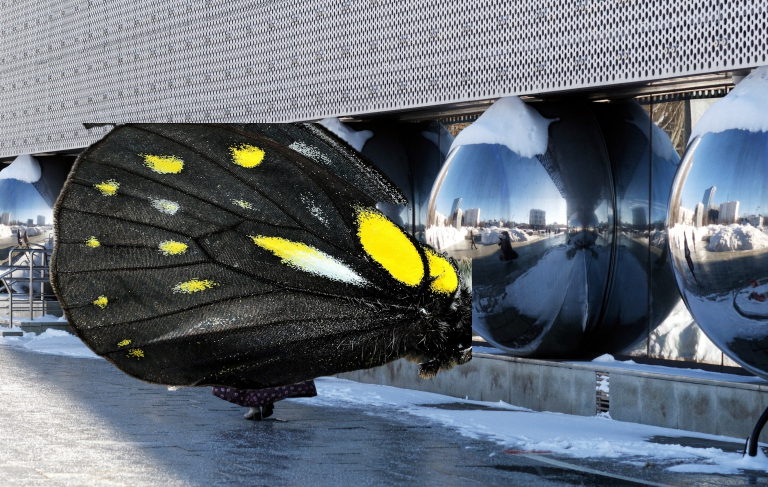
#> input picture docs/img/inspection/scene_114/gt.jpg, 1536 x 974 px (shown at 1/2 size)
$ python -i boundary.py   (imports and definitions only)   (older library calls are emulated)
#> lines starting #> are read from the running program, lines starting #| are printed output that depends on the picture
### src/focusstack/io.py
"""Image input/output: expand inputs, load a stack, save results.

OpenCV loads images as HxWx3 arrays in **BGR** channel order (not RGB) and
dtype uint8. We keep that convention throughout the package and only convert to
float / grayscale where the math needs it.
"""

from __future__ import annotations

import glob
import os

import cv2
import numpy as np

IMAGE_EXTENSIONS = {".jpg", ".jpeg", ".png", ".tif", ".tiff", ".bmp", ".webp"}


# [81 lines left out: functions _expand_inputs, load_images, save_image, normalize_exposure, not called in this run]


def to_gray_float(img: np.ndarray) -> np.ndarray:
    """Convert a BGR uint8 image to a single-channel float32 luminance image.

    Focus/alignment math operates on brightness, not color, so we collapse the
    three channels to one and use float to avoid clipping in the derivatives.
    """
    gray = cv2.cvtColor(img, cv2.COLOR_BGR2GRAY)
    return gray.astype(np.float32)

### research/boundary.py
#!/usr/bin/env python3
"""E2 — Boundary Engine v1: stack-evidence channel (no new dependencies).

Three signals no single-frame appearance operator has, fused into a soft
boundary map B(x,y) ∈ [0,1] + near-side tags:

  edges   — per-frame multi-scale gradient magnitude, MAX over frames: an object
            contour is sharpest in its own focal plane, so max-over-frames is
            defocus-robust (a contour blurred in one frame is crisp in another);
  winner  — discontinuities of the focus-argmax label map: where the sharpest
            frame CHANGES, depth changed;
  depth   — gradient of the (guided-smoothed) depth-from-focus map.

Evaluation on E1 layered scenes (true boundary GT): tolerance-t precision/recall/F
with threshold sweep (best-F), vs a Canny-on-sharp-composite reference — the
"parallel vector" baseline. Camouflage-object recall reported SEPARATELY (the
orthogonality probe: appearance sees ~nothing there).

Run:  python research/boundary.py [tolerance_px]
"""
from __future__ import annotations
import glob
import os
import sys

import cv2
import numpy as np

sys.path.insert(0, os.path.dirname(os.path.abspath(__file__)))
from focusstack.fusion import depth_from_focus  # noqa: E402
from focusstack.focus import content_aware_energies  # noqa: E402
from focusstack.io import to_gray_float  # noqa: E402

HERE = os.path.dirname(os.path.abspath(__file__))
LAYERS = os.path.join(HERE, "data", "layers")


def _robust_norm(x, pct=99.0):
    return np.clip(x / (np.percentile(x, pct) + 1e-6), 0, 1)


def _grad_mag(gray):
    return cv2.magnitude(cv2.Scharr(gray, cv2.CV_32F, 1, 0), cv2.Scharr(gray, cv2.CV_32F, 0, 1))


def stack_boundary(frames, return_parts=False):
    """Soft boundary map from stack evidence. Returns B (and parts, near-side)."""
    grays = [to_gray_float(f) for f in frames]

    # 1) defocus-robust multi-scale edges: max over frames and scales
    edges = None
    for sigma in (0.0, 2.0, 4.0):
        per = []
        for g in grays:
            gs = g if sigma == 0 else cv2.GaussianBlur(g, (0, 0), sigma)
            per.append(_grad_mag(gs))
        e = _robust_norm(np.maximum.reduce(per))
        edges = e if edges is None else np.maximum(edges, e)

    # 2) winner-label discontinuity density
    E = np.stack(content_aware_energies(grays), 0)
    winner = np.argmax(E, 0).astype(np.float32)
    wd = (_grad_mag(winner) > 0).astype(np.float32)
    winner_b = _robust_norm(cv2.boxFilter(wd, cv2.CV_32F, (9, 9)))

    # 3) focus-depth discontinuity
    depth = depth_from_focus(frames)
    depth_b = _robust_norm(_grad_mag(depth))

    B = np.clip(0.5 * edges + 0.25 * winner_b + 0.4 * depth_b, 0, 1)

    # near-side: sign of local depth step (negative = this side nearer)
    dmin = cv2.erode(depth, np.ones((5, 5), np.uint8))
    nearside = np.sign(depth - dmin)

    if return_parts:
        return B, {"edges": edges, "winner": winner_b, "depth": depth_b}, nearside
    return B


# [72 lines left out: functions canny_reference, prf, best_f, camo_mask, main, not called in this run]


# [2 lines not run here, left out]

>>> import cv2
>>> picture = cv2.imread('../docs/img/inspection/scene_114/gt.jpg', cv2.IMREAD_GRAYSCALE)
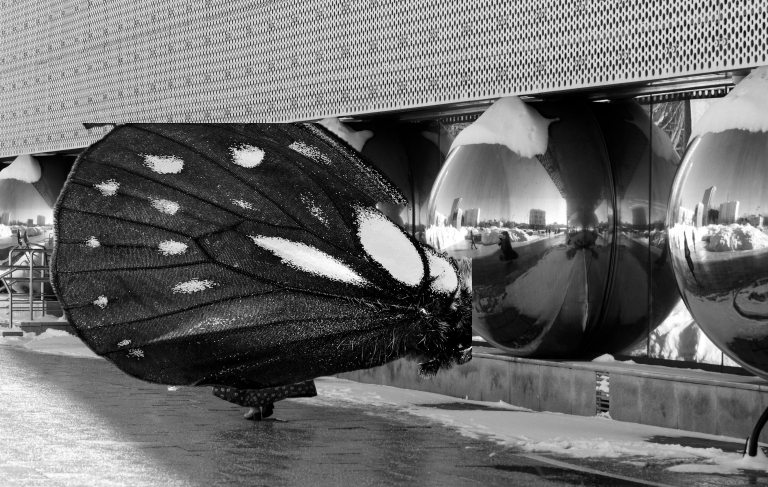
#> picture: shape (974, 1536) (shown at 1/2 size); min 0, max 255, mean 106.8
>>> result = stack_boundary(picture)
#> (the run stopped early here; a loop or call above may not have finished)
